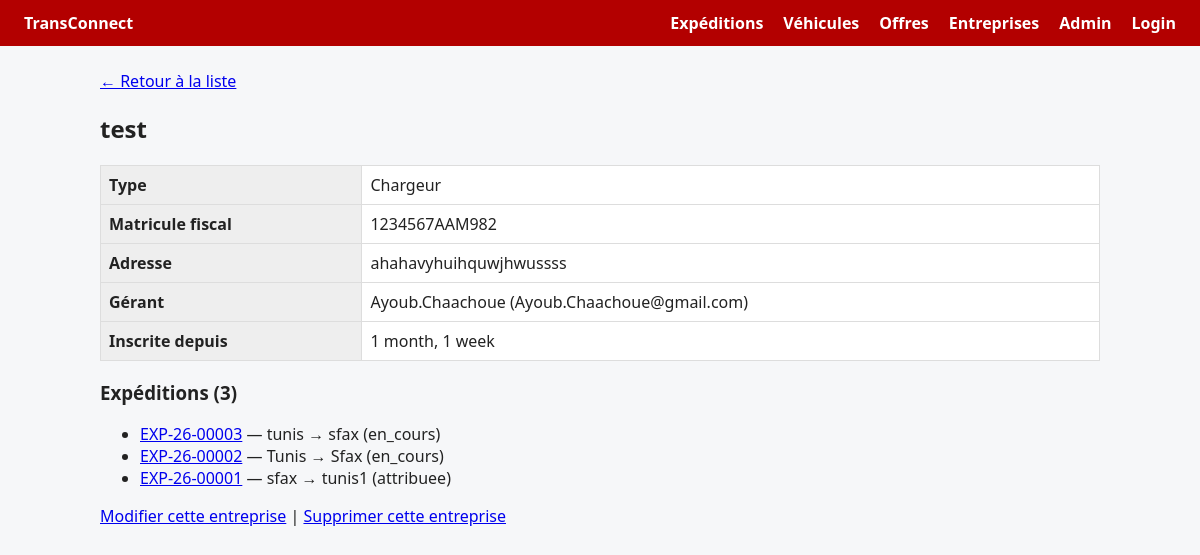
Screenshot of /entreprises/1/ with the database file from the repository.
### EntreprisesApp/models.py (models this page shows, shortened)
class Entreprise(models.Model):
    raison_sociale = models.CharField()
    matricule_fiscal = models.CharField(
        max_length=17,
        unique=True,
        validators=[
            RegexValidator(
                regex=r"^\d{7}[/ -]?[A-Za-z][/ -]?[ABDNPEabdnpe][/ -]?[MPCNEmpcne][/ -]?\d{3}$",
                message="Matricule fiscal invalide (ex. 1234567AAM000 ou 1234567/A/A/M/000).",
            )
        ],
    )
    type_entreprise = models.CharField(
        choices=[
            ("chargeur", "chargeur"),
            ("transporteur", "transporteur"),
        ]
    )
    adresse = models.TextField(validators=[MinLengthValidator(20)])
    created_at = models.DateTimeField(auto_now_add=True)
    updated_at = models.DateTimeField(auto_now=True)
    gerant = models.OneToOneField(
        settings.AUTH_USER_MODEL,
        on_delete=models.CASCADE,
        related_name="entreprise",
    )

class Utilisateur(AbstractUser):
    user_id = models.CharField(
        max_length=8,
        primary_key=True,
        editable=False,
        validators=[
            RegexValidator(
                regex=r"^\d{2}user\d{2}$",
                message="user_id doit suivre le format AAuserNN.",
            )
        ],
    )
    email = models.EmailField(unique=True, validators=[valider_email_gmail])
    role = models.CharField(
        max_length=20,
        choices=[
            ("chargeur", "Chargeur"),
            ("transporteur", "Transporteur"),
            ("admin", "Admin"),
        ],
        default="chargeur",
    )
    telephone = models.CharField(max_length=8)
    created_at = models.DateTimeField(auto_now_add=True)
    updated_at = models.DateTimeField(auto_now=True)

### ExpeditionsApp/models.py (models this page shows, shortened)
class Expedition(models.Model):
    reference = models.CharField(
        max_length=20,
        unique=True,
        editable=False,
        validators=[
            RegexValidator(
                regex=r"^EXP-\d{2}-\d{5}$",
                message="La reference doit suivre le format EXP-AA-NNNNN.",
            )
        ],
    )
    ville_depart = models.CharField()
    ville_arrivee = models.CharField()
    poids_kg = models.DecimalField(
        max_digits=10,
        decimal_places=2,
        validators=[MinValueValidator(Decimal("0.01"))],
    )
    date_souhaitee = models.DateField()
    description = models.TextField()
    statut = models.CharField(
        max_length=30,
        choices=[
            ("publiee", "publiee"),
            ("attribuee", "attribuee"),
            ("en_cours", "en_cours"),
            ("livree", "livree"),
            ("annulee", "annulee"),
        ],
        default="publiee",
    )
    created_at = models.DateTimeField(auto_now_add=True)
    updated_at = models.DateTimeField(auto_now=True)
    entreprise = models.ForeignKey(
        Entreprise,
        on_delete=models.CASCADE,
        related_name="expedition",
        limit_choices_to={"type_entreprise": "chargeur"},
    )
    class Meta:
        constraints = [
            models.CheckConstraint(
                condition=models.Q(poids_kg__gt=0),
                name="expedition_poids_kg_positif",
            )
        ]

### EntreprisesApp/views.py (the view)
# urls.py: path("<int:pk>/", views.detail_entreprise, name="detail"),
def detail_entreprise(request, pk):
    entreprise = get_object_or_404(Entreprise.objects.select_related("gerant"), pk=pk)
    context = {
        "entreprise": entreprise,
        "vehicules": entreprise.vehicules.order_by("immatriculation"),
        "expeditions": entreprise.expedition.order_by("-created_at"),
        "offres": entreprise.offres.select_related("expedition").order_by("-date_proposition"),
    }
    return render(request, "entreprises/detail.html", context)

### EntreprisesApp/templates/entreprises/detail.html (shortened to what this page needs)
{% extends "base.html" %}
{% block content %}
<p><a href="{% url 'entreprises:liste' %}">← Retour à la liste</a></p>
<h2>{{ entreprise.raison_sociale }}</h2>
<table>
    <tr><th>Type</th><td>{{ entreprise.type_entreprise|capfirst }}</td></tr>
    <tr><th>Matricule fiscal</th><td>{{ entreprise.matricule_fiscal|upper }}</td></tr>
    <tr><th>Adresse</th><td>{{ entreprise.adresse|linebreaksbr }}</td></tr>
    <tr><th>Gérant</th><td>{{ entreprise.gerant.get_full_name|default:entreprise.gerant.username }} ({{ entreprise.gerant.email }})</td></tr>
    <tr><th>Inscrite depuis</th><td>{{ entreprise.created_at|timesince }}</td></tr>
</table>
{% if entreprise.type_entreprise == "chargeur" %}
<h3>Expéditions ({{ expeditions|length }})</h3>
<ul>
    {% for expedition in expeditions %}
    <li>
        <a href="{% url 'expedition_detail' expedition.pk %}">{{ expedition.reference }}</a>
        — {{ expedition.ville_depart }} → {{ expedition.ville_arrivee }} ({{ expedition.get_statut_display }})
    </li>
    {% empty %}
    <li>Aucune expédition publiée.</li>
    {% endfor %}
</ul>
{% endif %}
<p>
    <a href="{% url 'entreprises:modifier' entreprise.pk %}">Modifier cette entreprise</a> |
    <a href="{% url 'entreprises:supprimer' entreprise.pk %}">Supprimer cette entreprise</a>
</p>
{% endblock %}

### templates/base.html (style rules this page uses)
body { font-family: system-ui, sans-serif; margin: 0; background: #f6f7f9; color: #222; }
table { border-collapse: collapse; width: 100%; background: #fff; }
th, td { border: 1px solid #ddd; padding: 8px; text-align: left; }
th { background: #eee; }

### rows the page displays
Entreprise: raison_sociale "test", type_entreprise "Chargeur", matricule_fiscal "1234567AAM982", adresse "ahahavyhuihquwjhwussss", gerant.get_full_name "Ayoub.Chaachoue", gerant.email "Ayoub.Chaachoue@gmail.com", created_at "1 month, 1 week"
Expedition: reference "EXP-26-00003", ville_depart "tunis", ville_arrivee "sfax", statut "en_cours"
Expedition: reference "EXP-26-00002", ville_depart "Tunis", ville_arrivee "Sfax", statut "en_cours"
Expedition: reference "EXP-26-00001", ville_depart "sfax", ville_arrivee "tunis1", statut "attribuee"

### other values shown
{{ expeditions|length }} "3"
